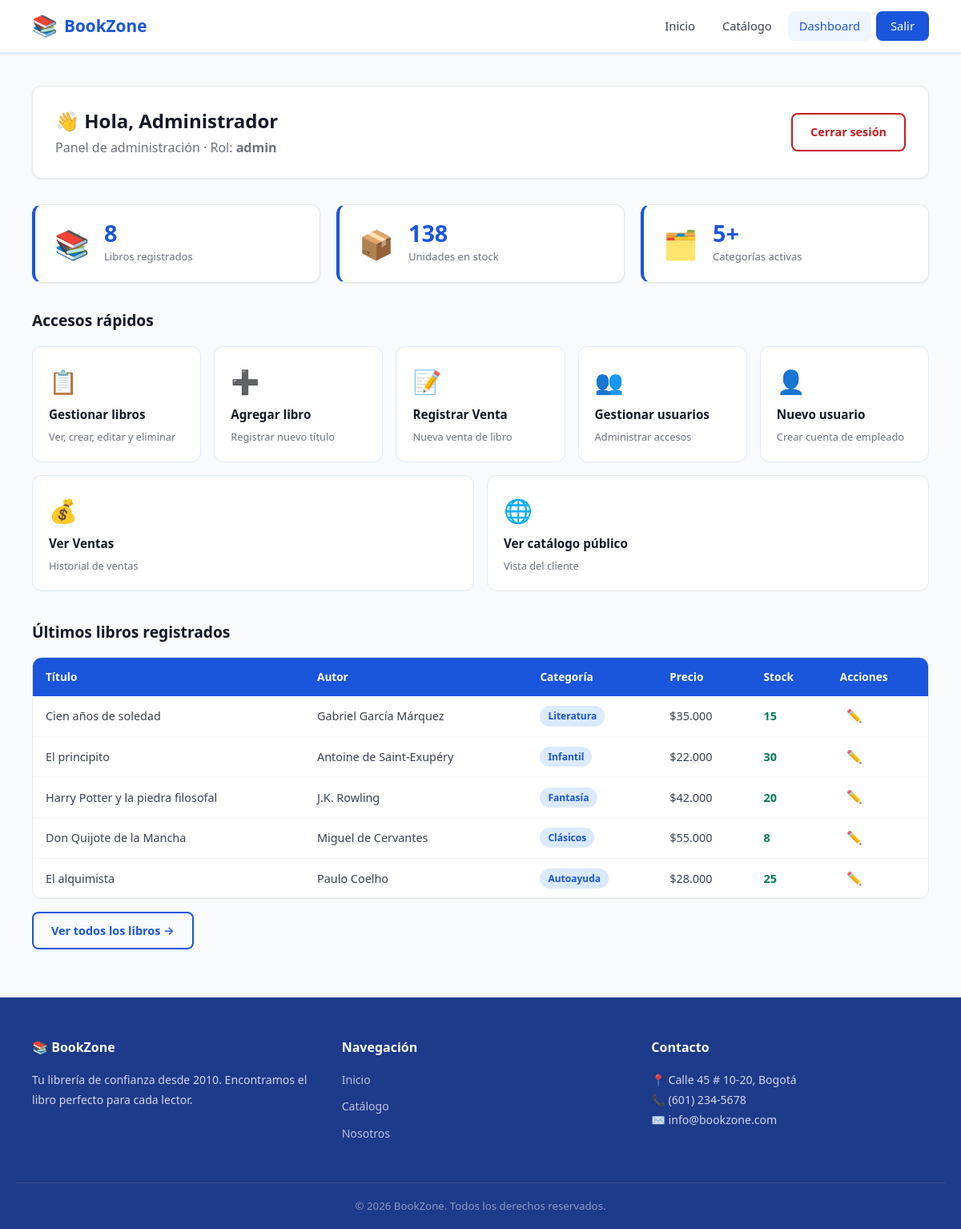
/public/?ruta=dashboard (signed in), run on the app's committed database.
### tables this page shows
CREATE TABLE IF NOT EXISTS libros (
    id INT AUTO_INCREMENT PRIMARY KEY,
    titulo VARCHAR(200) NOT NULL,
    autor VARCHAR(150) NOT NULL,
    categoria VARCHAR(100) NOT NULL,
    precio DECIMAL(10,2) NOT NULL DEFAULT 0.00,
    stock INT NOT NULL DEFAULT 0,
    descripcion TEXT,
    fecha_creacion DATETIME DEFAULT CURRENT_TIMESTAMP
);

### public/index.php (called while the page is built, shortened)
<?php
require_once BASE_PATH . '/router.php';

### app/models/Libro.php (called while the page is built, shortened)
<?php
class Libro {
    public static function getAll(): array {
        $pdo = getConnection();
        $stmt = $pdo->query('SELECT * FROM libros ORDER BY fecha_creacion DESC');
        return $stmt->fetchAll();
    }
    public static function count(): int {
        $pdo = getConnection();
        return (int)$pdo->query('SELECT COUNT(*) FROM libros')->fetchColumn();
    }
    public static function totalStock(): int {
        $pdo = getConnection();
        return (int)$pdo->query('SELECT SUM(stock) FROM libros')->fetchColumn();
    }
}

### app/views/dashboard.php (the view, shortened to what this page needs)
<?php
require_once __DIR__ . '/layout.php';
?>
<section class="dashboard-section">
    <div class="container">
        <div class="dashboard-header">
            <div>
                <h1>👋 Hola, <?= htmlspecialchars($_SESSION['usuario_nombre']) ?></h1>
                <p>Panel de administración · Rol: <strong><?= htmlspecialchars($_SESSION['usuario_rol']) ?></strong></p>
            </div>
            <a href="/bookzone/public/?ruta=logout" class="btn btn-outline-danger">Cerrar sesión</a>
        </div>
        <div class="stats-grid">
            <article class="stat-widget">
                <div class="stat-widget-icon">📚</div>
                <div class="stat-widget-info">
                    <span class="stat-widget-num"><?= $totalLibros ?></span>
                    <span class="stat-widget-label">Libros registrados</span>
                </div>
            </article>
            <article class="stat-widget">
                <div class="stat-widget-icon">📦</div>
                <div class="stat-widget-info">
                    <span class="stat-widget-num"><?= number_format($totalStock) ?></span>
                    <span class="stat-widget-label">Unidades en stock</span>
                </div>
            </article>
            <article class="stat-widget">
                <div class="stat-widget-icon">🗂️</div>
                <div class="stat-widget-info">
                    <span class="stat-widget-num"><?= count(array_unique(array_column($ultimosLibros, 'categoria'))) ?>+</span>
                    <span class="stat-widget-label">Categorías activas</span>
                </div>
            </article>
        </div>
        <div class="dashboard-shortcuts">
            <h2>Accesos rápidos</h2>
            <div class="shortcuts-grid">
                <a href="/bookzone/public/?ruta=libros" class="shortcut-card">
                    <span>📋</span>
                    <strong>Gestionar libros</strong>
                    <small>Ver, crear, editar y eliminar</small>
                </a>
                <a href="/bookzone/public/?ruta=libros/crear" class="shortcut-card">
                    <span>➕</span>
                    <strong>Agregar libro</strong>
                    <small>Registrar nuevo título</small>
                </a>
                <a href="/bookzone/public/?ruta=ventas/crear" class="shortcut-card">
                    <span>📝</span>
                    <strong>Registrar Venta</strong>
                    <small>Nueva venta de libro</small>
                </a>
                <?php if ($_SESSION['usuario_rol'] === 'admin'): ?>
                <a href="/bookzone/public/?ruta=usuarios" class="shortcut-card">
                    <span>👥</span>
                    <strong>Gestionar usuarios</strong>
                    <small>Administrar accesos</small>
                </a>
                <a href="/bookzone/public/?ruta=usuarios/crear" class="shortcut-card">
                    <span>👤</span>
                    <strong>Nuevo usuario</strong>
                    <small>Crear cuenta de empleado</small>
                </a>
                <a href="/bookzone/public/?ruta=ventas" class="shortcut-card">
                    <span>💰</span>
                    <strong>Ver Ventas</strong>
                    <small>Historial de ventas</small>
                </a>
                <?php endif; ?>
                <a href="/bookzone/public/?ruta=catalogo" class="shortcut-card shortcut-secondary">
                    <span>🌐</span>
                    <strong>Ver catálogo público</strong>
                    <small>Vista del cliente</small>
                </a>
            </div>
        </div>
        <?php if (!empty($ultimosLibros)): ?>
        <div class="dashboard-table">
            <h2>Últimos libros registrados</h2>
            <div class="table-responsive">
                <table>
                    <thead>
                        <tr>
                            <th>Título</th>
                            <th>Autor</th>
                            <th>Categoría</th>
                            <th>Precio</th>
                            <th>Stock</th>
                            <th>Acciones</th>
                        </tr>
                    </thead>
                    <tbody>
                        <?php foreach ($ultimosLibros as $libro): ?>
                        <tr>
                            <td><?= htmlspecialchars($libro['titulo']) ?></td>
                            <td><?= htmlspecialchars($libro['autor']) ?></td>
                            <td><span class="badge"><?= htmlspecialchars($libro['categoria']) ?></span></td>
                            <td>$<?= number_format($libro['precio'], 0, ',', '.') ?></td>
                            <td>
                                <span class="<?= $libro['stock'] > 0 ? 'stock-ok' : 'stock-empty' ?>">
                                    <?= $libro['stock'] ?>
                                </span>
                            </td>
                            <td>
                                <a href="/bookzone/public/?ruta=libros/editar&id=<?= $libro['id'] ?>" class="action-link edit">✏️</a>
                            </td>
                        </tr>
                        <?php endforeach; ?>
                    </tbody>
                </table>
            </div>
            <a href="/bookzone/public/?ruta=libros" class="btn btn-outline mt-1">Ver todos los libros →</a>
        </div>
        <?php endif; ?>
    </div>
</section>
<?php require_once __DIR__ . '/layout_footer.php'; ?>

### public/css/style.css (style rules this page uses)
*, *::before, *::after { box-sizing: border-box; margin: 0; padding: 0; }
:root { --blue-900: #1e3a8a; --blue-800: #1e40af; --blue-700: #1d4ed8; --blue-600: #2563eb; --blue-500: #3b82f6; --blue-400: #60a5fa; --blue-100: #dbeafe; --blue-50: #eff6ff; --primary: #1a56db; --primary-dark: #1e3a8a; --primary-light: #dbeafe; --white: #ffffff; --gray-50: #f9fafb; --gray-100: #f3f4f6; --gray-200: #e5e7eb; --gray-300: #d1d5db; --gray-500: #6b7280; --gray-700: #374151; --gray-900: #111827; --success: #057a55; --success-bg: #def7ec; --danger: #c81e1e; --danger-bg:#fde8e8; --warning-bg:#fef3c7; --radius: 8px; --radius-lg: 12px; --shadow-sm: 0 1px 3px rgba(0,0,0,.08); --shadow: 0 4px 12px rgba(0,0,0,.1); --shadow-lg: 0 10px 30px rgba(0,0,0,.12); --font: 'Segoe UI', system-ui, -apple-system, sans-serif; --transition: .2s ease; --container: 1160px; }
html { scroll-behavior: smooth; }
body { font-family: var(--font); font-size: 16px; line-height: 1.6; color: var(--gray-700); background: var(--gray-50); min-height: 100vh; display: flex; flex-direction: column; }
a { color: var(--primary); text-decoration: none; transition: color var(--transition); }
.container { width: 100%; max-width: var(--container); margin: 0 auto; padding: 0 20px; }
.mt-1 { margin-top: 1rem; }
.btn { display: inline-flex; align-items: center; gap: 6px; padding: 10px 22px; border-radius: var(--radius); font-size: .9rem; font-weight: 600; cursor: pointer; border: 2px solid transparent; transition: all var(--transition); white-space: nowrap; }
.btn-outline { background: transparent; color: var(--primary); border-color: var(--primary); }
.btn-outline-danger { background: transparent; color: var(--danger); border-color: var(--danger); }
.dashboard-section { padding: 40px 0 60px; }
.dashboard-header { display: flex; justify-content: space-between; align-items: center; flex-wrap: wrap; gap: 16px; margin-bottom: 32px; background: var(--white); padding: 24px 28px; border-radius: var(--radius-lg); border: 1px solid var(--gray-200); box-shadow: var(--shadow-sm); }
.dashboard-header h1 { font-size: 1.5rem; color: var(--gray-900); }
.dashboard-header p { color: var(--gray-500); margin-top: 2px; }
.stats-grid { display: flex; gap: 20px; flex-wrap: wrap; margin-bottom: 32px; }
.stat-widget { flex: 1 1 180px; background: var(--white); border-radius: var(--radius-lg); padding: 20px 24px; display: flex; align-items: center; gap: 18px; border: 1px solid var(--gray-200); box-shadow: var(--shadow-sm); border-left: 4px solid var(--primary); }
.stat-widget-icon { font-size: 2.2rem; }
.stat-widget-num { display: block; font-size: 1.8rem; font-weight: 800; color: var(--primary); line-height: 1; }
.stat-widget-label { display: block; font-size: .82rem; color: var(--gray-500); margin-top: 4px; }
.dashboard-shortcuts { margin-bottom: 36px; }
.dashboard-shortcuts h2 { font-size: 1.2rem; color: var(--gray-900); margin-bottom: 16px; }
.shortcuts-grid { display: flex; flex-wrap: wrap; gap: 16px; }
.shortcut-card { flex: 1 1 180px; background: var(--white); border: 1.5px solid var(--blue-100); border-radius: var(--radius-lg); padding: 20px; display: flex; flex-direction: column; gap: 6px; color: var(--gray-700); transition: all var(--transition); }
.shortcut-card span { font-size: 1.8rem; }
.shortcut-card strong { font-size: .95rem; color: var(--gray-900); }
.shortcut-card small { font-size: .8rem; color: var(--gray-500); }
.shortcut-secondary { border-color: var(--gray-200); }
.dashboard-table h2 { font-size: 1.2rem; color: var(--gray-900); margin-bottom: 16px; }
.table-responsive { overflow-x: auto; border-radius: var(--radius-lg); border: 1px solid var(--gray-200); }
table { width: 100%; border-collapse: collapse; background: var(--white); }
thead tr { background: var(--primary); color: var(--white); }
th { padding: 13px 16px; text-align: left; font-size: .85rem; font-weight: 600; white-space: nowrap; }
td { padding: 12px 16px; font-size: .9rem; border-bottom: 1px solid var(--gray-100); vertical-align: middle; }
tbody tr:last-child td { border-bottom: none; }
.badge { display: inline-block; padding: 3px 10px; border-radius: 20px; font-size: .75rem; font-weight: 600; background: var(--blue-100); color: var(--primary); }
.stock-ok { color: var(--success); font-weight: 700; }
.action-link { font-size: 1rem; padding: 4px 8px; border-radius: 4px; }

### data on the page
libros: titulo "Cien años de soledad", autor "Gabriel García Márquez", categoria "Literatura", precio "35.000", stock "15"
libros: titulo "El principito", autor "Antoine de Saint-Exupéry", categoria "Infantil", precio "22.000", stock "30"
libros: titulo "Harry Potter y la piedra filosofal", autor "J.K. Rowling", categoria "Fantasía", precio "42.000", stock "20"
libros: titulo "Don Quijote de la Mancha", autor "Miguel de Cervantes", categoria "Clásicos", precio "55.000", stock "8"
libros: titulo "El alquimista", autor "Paulo Coelho", categoria "Autoayuda", precio "28.000", stock "25"

### other printed values
$_SESSION['usuario_nombre'] "Administrador"
$_SESSION['usuario_rol'] "admin"
$totalLibros "8"
$totalStock "138"
count(array_unique(array_column($ultimosLibros, 'categoria'))) "5"
